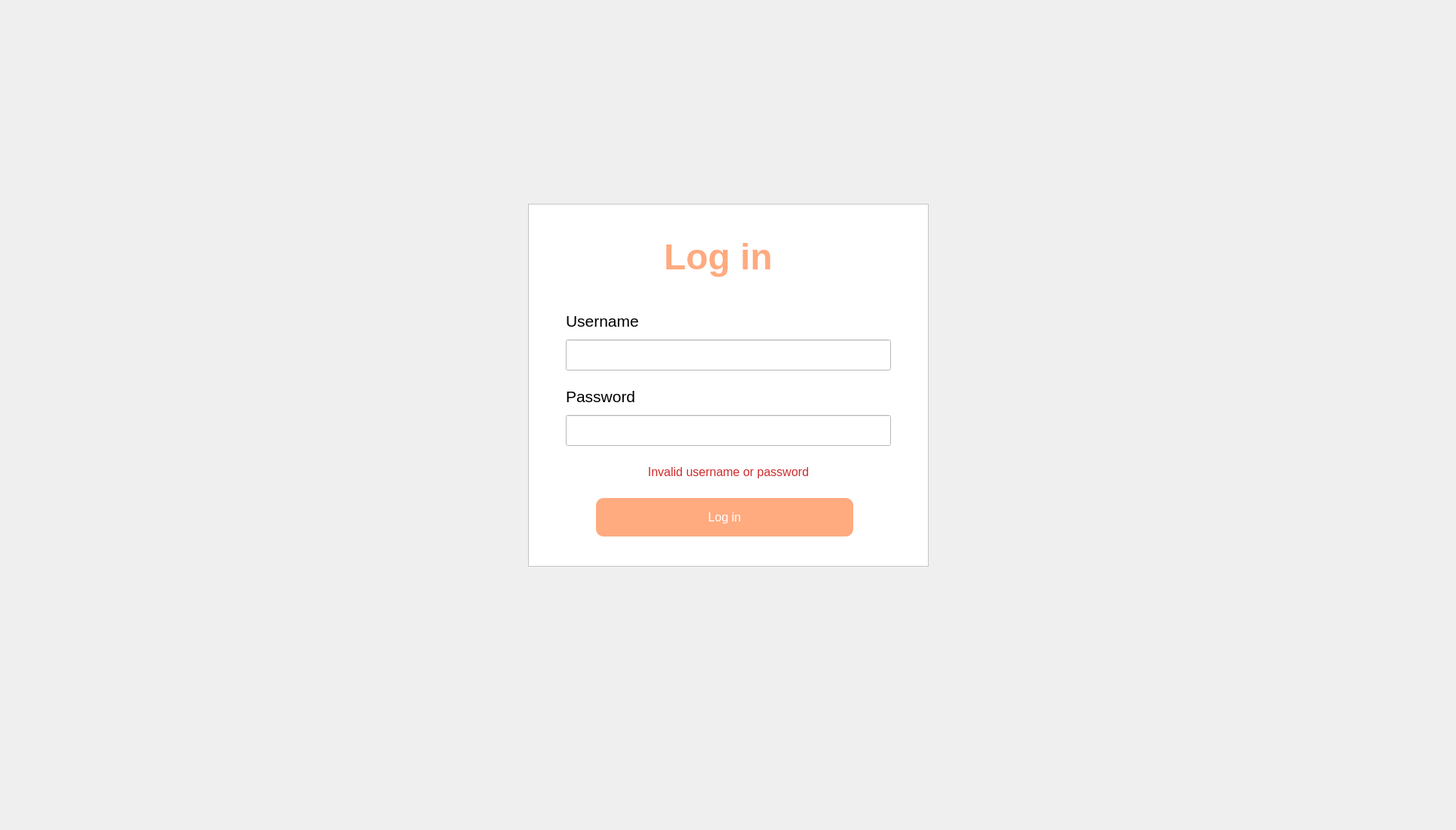
    <widget class="QWidget" name="loginPage">
     <property name="styleSheet">
      <string notr="true"/>
     </property>
     <widget class="QLabel" name="background">
      <property name="geometry">
       <rect>
        <x>0</x>
        <y>0</y>
        <width>1921</width>
        <height>1091</height>
       </rect>
      </property>
      <property name="text">
       <string/>
      </property>
      <property name="pixmap">
       <pixmap>resources/backgroundlogin.jpg</pixmap>
      </property>
      <property name="scaledContents">
       <bool>true</bool>
      </property>
     </widget>
     <widget class="QFrame" name="frame">
      <property name="geometry">
       <rect>
        <x>700</x>
        <y>270</y>
        <width>531</width>
        <height>481</height>
       </rect>
      </property>
      <property name="styleSheet">
       <string notr="true">background-color: rgb(255, 255, 255);</string>
      </property>
      <property name="frameShape">
       <enum>QFrame::StyledPanel</enum>
      </property>
      <property name="frameShadow">
       <enum>QFrame::Raised</enum>
      </property>
      <widget class="QPushButton" name="buttonLogin">
       <property name="geometry">
        <rect>
         <x>90</x>
         <y>390</y>
         <width>341</width>
         <height>51</height>
        </rect>
       </property>
       <property name="font">
        <font>
         <family>MS Shell Dlg 2</family>
         <pointsize>12</pointsize>
         <weight>50</weight>
         <bold>false</bold>
        </font>
       </property>
       <property name="styleSheet">
        <string notr="true">background-color: rgb(255, 170, 127);
border-radius: 10px;
color: white</string>
       </property>
       <property name="text">
        <string>Log in</string>
       </property>
      </widget>
      <widget class="QLineEdit" name="textPassword">
       <property name="geometry">
        <rect>
         <x>50</x>
         <y>280</y>
         <width>431</width>
         <height>41</height>
        </rect>
       </property>
       <property name="font">
        <font>
         <pointsize>14</pointsize>
        </font>
       </property>
       <property name="styleSheet">
        <string notr="true">lineedit-password-character: 9679</string>
       </property>
       <property name="inputMethodHints">
        <set>Qt::ImhNone</set>
       </property>
       <property name="maxLength">
        <number>32766</number>
       </property>
       <property name="frame">
        <bool>true</bool>
       </property>
      </widget>
      <widget class="QLabel" name="labelPassword">
       <property name="geometry">
        <rect>
         <x>50</x>
         <y>240</y>
         <width>131</width>
         <height>31</height>
        </rect>
       </property>
       <property name="font">
        <font>
         <family>Nirmala UI</family>
         <pointsize>16</pointsize>
        </font>
       </property>
       <property name="text">
        <string>Password</string>
       </property>
      </widget>
      <widget class="QLineEdit" name="textUsername">
       <property name="geometry">
        <rect>
         <x>50</x>
         <y>180</y>
         <width>431</width>
         <height>41</height>
        </rect>
       </property>
       <property name="font">
        <font>
         <pointsize>14</pointsize>
        </font>
       </property>
       <property name="styleSheet">
        <string notr="true"/>
       </property>
      </widget>
      <widget class="QLabel" name="labelLoginError">
       <property name="geometry">
        <rect>
         <x>130</x>
         <y>340</y>
         <width>271</width>
         <height>31</height>
        </rect>
       </property>
       <property name="font">
        <font>
         <family>Nirmala UI</family>
         <pointsize>12</pointsize>
        </font>
       </property>
       <property name="styleSheet">
        <string notr="true">color: rgb(206, 42, 42);</string>
       </property>
       <property name="text">
        <string>Invalid username or password</string>
       </property>
       <property name="alignment">
        <set>Qt::AlignCenter</set>
       </property>
      </widget>
      <widget class="QLabel" name="labelUsername">
       <property name="geometry">
        <rect>
         <x>50</x>
         <y>140</y>
         <width>151</width>
         <height>31</height>
        </rect>
       </property>
       <property name="font">
        <font>
         <family>Nirmala UI</family>
         <pointsize>16</pointsize>
        </font>
       </property>
       <property name="text">
        <string>Username</string>
       </property>
      </widget>
      <widget class="QLabel" name="labelLogin">
       <property name="geometry">
        <rect>
         <x>180</x>
         <y>40</y>
         <width>171</width>
         <height>61</height>
        </rect>
       </property>
       <property name="font">
        <font>
         <family>Nirmala UI</family>
         <pointsize>36</pointsize>
         <weight>75</weight>
         <bold>true</bold>
        </font>
       </property>
       <property name="styleSheet">
        <string notr="true">color: rgb(255, 170, 127)</string>
       </property>
       <property name="text">
        <string>Log in</string>
       </property>
      </widget>
      <zorder>buttonLogin</zorder>
      <zorder>labelPassword</zorder>
      <zorder>labelLoginError</zorder>
      <zorder>labelUsername</zorder>
      <zorder>labelLogin</zorder>
      <zorder>textUsername</zorder>
      <zorder>textPassword</zorder>
     </widget>
    </widget>
